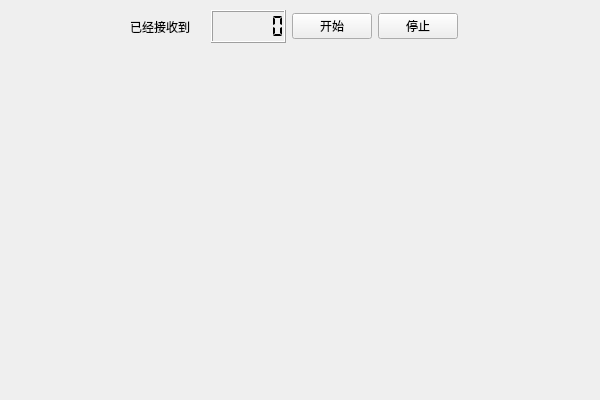
<?xml version="1.0" encoding="UTF-8"?>
<ui version="4.0">
 <class>FunctionWidget</class>
 <widget class="QWidget" name="FunctionWidget">
  <property name="geometry">
   <rect>
    <x>0</x>
    <y>0</y>
    <width>600</width>
    <height>400</height>
   </rect>
  </property>
  <property name="windowTitle">
   <string>Form</string>
  </property>
  <widget class="QWidget" name="layoutWidget">
   <property name="geometry">
    <rect>
     <x>130</x>
     <y>10</y>
     <width>328</width>
     <height>33</height>
    </rect>
   </property>
   <layout class="QHBoxLayout" name="horizontalLayout">
    <item>
     <widget class="QLabel" name="label">
      <property name="text">
       <string>已经接收到</string>
      </property>
     </widget>
    </item>
    <item>
     <widget class="QLCDNumber" name="lcdNumber">
      <property name="styleSheet">
       <string notr="true"/>
      </property>
      <property name="digitCount">
       <number>6</number>
      </property>
      <property name="segmentStyle">
       <enum>QLCDNumber::Flat</enum>
      </property>
      <property name="value" stdset="0">
       <double>0.000000000000000</double>
      </property>
      <property name="intValue" stdset="0">
       <number>0</number>
      </property>
     </widget>
    </item>
    <item>
     <widget class="QPushButton" name="pushButton">
      <property name="text">
       <string>开始</string>
      </property>
     </widget>
    </item>
    <item>
     <widget class="QPushButton" name="pushButton_2">
      <property name="text">
       <string>停止</string>
      </property>
     </widget>
    </item>
   </layout>
  </widget>
 </widget>
 <resources/>
 <connections/>
</ui>
